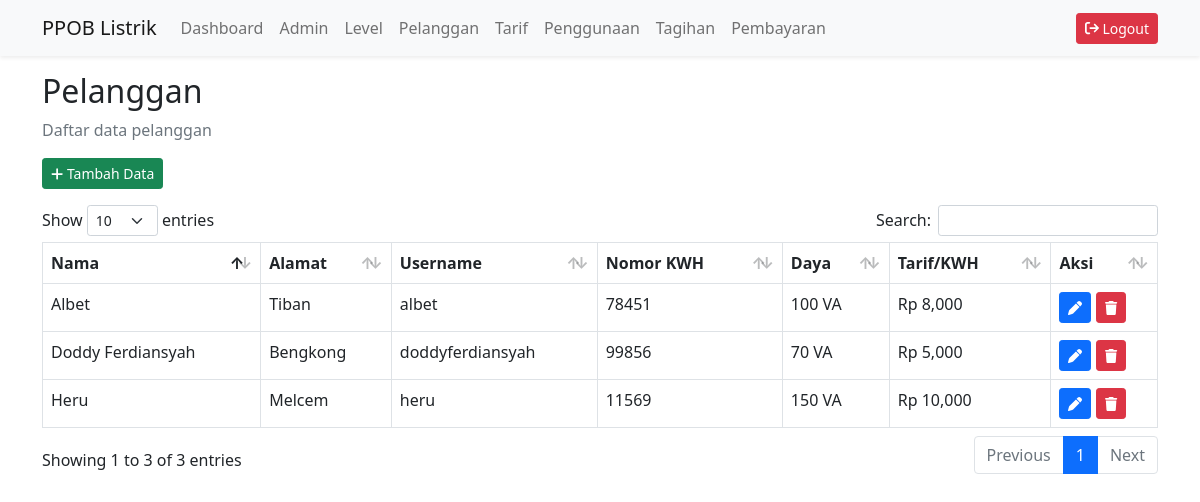
Page /pelanggan/index.php (signed in) on the committed database.
### tables this page shows
CREATE TABLE IF NOT EXISTS `pelanggan` (
  `id_pelanggan` int(11) NOT NULL AUTO_INCREMENT,
  `username` varchar(255) DEFAULT NULL,
  `password` varchar(255) DEFAULT NULL,
  `nomor_kwh` int(11) DEFAULT NULL,
  `nama_pelanggan` varchar(255) DEFAULT NULL,
  `alamat` varchar(255) DEFAULT NULL,
  `id_tarif` int(11) NOT NULL,
  PRIMARY KEY (`id_pelanggan`),
  KEY `id_tarif` (`id_tarif`),
  CONSTRAINT `pelanggan_ibfk_1` FOREIGN KEY (`id_tarif`) REFERENCES `tarif` (`id_tarif`) ON DELETE CASCADE ON UPDATE CASCADE
);

CREATE TABLE IF NOT EXISTS `tarif` (
  `id_tarif` int(11) NOT NULL AUTO_INCREMENT,
  `daya` int(11) DEFAULT NULL,
  `tarifperkwh` int(11) DEFAULT NULL,
  PRIMARY KEY (`id_tarif`)
);

### core/init.php (called while the page is built, shortened)
<?php
$model = new Model();

### core/connection.php (called while the page is built)
<?php
class Connection
{
    public function connect()
    {
        $connection = new mysqli('localhost', 'root', '', 'ppob_listrik');
        return $connection;
    }
}

### core/model.php (called while the page is built, shortened)
<?php
class Model extends Connection
{
    public function get($query)
    {
        $data = [];
        $sql = $this->connect()->query($query);
        while ($row = $sql->fetch_object()) {
            $data[] = $row;
        }
        return $data;
    }
}

### pelanggan/index.php (the view, shortened to what this page needs)
<?php
require_once '../core/init.php';
$pelanggan = $model->get("SELECT * FROM pelanggan INNER JOIN tarif ON pelanggan.id_tarif = tarif.id_tarif");
?>
<!DOCTYPE html>
<html lang="en">
<head>
    <link rel="stylesheet" href="../public/css/bootstrap.min.css">
    <link rel="stylesheet" href="../public/css/all.min.css">
    <link rel="stylesheet" href="../public/css/dataTables.bootstrap5.min.css">
</head>
<body>
    <?php
    include('../layout/navbar.php');
    ?>
    <div class="container">
        <h2>Pelanggan</h2>
        <p class="text-muted">Daftar data pelanggan</p>
        <a href="./add.php" class="btn btn-sm btn-success"><i class="fas fa-plus"></i> Tambah Data</a>
        <div class="table-responsive mt-3">
            <table class="table table-bordered" id="data-table">
                <thead>
                    <tr>
                        <th>Nama</th>
                        <th>Alamat</th>
                        <th>Username</th>
                        <th>Nomor KWH</th>
                        <th>Daya</th>
                        <th>Tarif/KWH</th>
                        <th>Aksi</th>
                    </tr>
                </thead>
                <tbody>
                    <?php foreach ($pelanggan as $pelanggan) : ?>
                        <tr>
                            <td><?= $pelanggan->nama_pelanggan; ?></td>
                            <td><?= $pelanggan->alamat; ?></td>
                            <td><?= $pelanggan->username; ?></td>
                            <td><?= $pelanggan->nomor_kwh; ?></td>
                            <td><?= $pelanggan->daya; ?> VA</td>
                            <td>Rp <?= number_format($pelanggan->tarifperkwh); ?></td>
                            <td>
                                <a href="./edit.php?id=<?= $pelanggan->id_pelanggan; ?>" class="btn btn-sm btn-primary"><i class="fas fa-pen"></i></a>
                                <a href="./delete.php?id=<?= $pelanggan->id_pelanggan; ?>" onclick="return confirm('Yakin untuk hapus data ini?')" class="btn btn-sm btn-danger"><i class="fas fa-trash"></i></a>
                            </td>
                        </tr>
                    <?php endforeach; ?>
                </tbody>
            </table>
        </div>
    </div>
</body>
</html>

### layout/navbar.php (shortened to what this page needs)
<nav class="navbar navbar-expand-lg navbar-light bg-light shadow-sm mb-3">
    <div class="container">
        <a class="navbar-brand">PPOB Listrik</a>
        <div class="collapse navbar-collapse" id="navbarNav">
            <ul class="navbar-nav">
                <li class="navbar-item">
                    <a href="../dashboard/index.php" class="nav-link">Dashboard</a>
                </li>
                <li class="navbar-item">
                    <a href="../admin/index.php" class="nav-link">Admin</a>
                </li>
                <div class="navbar-item">
                    <a href="../level/index.php" class="nav-link">Level</a>
                </div>
                <div class="navbar-item">
                    <a href="../pelanggan/index.php" class="nav-link">Pelanggan</a>
                </div>
                <div class="navbar-item">
                    <a href="../tarif/index.php" class="nav-link">Tarif</a>
                </div>
                <div class="navbar-item">
                    <a href="../penggunaan/index.php" class="nav-link">Penggunaan</a>
                </div>
                <div class="navbar-item">
                    <a href="../tagihan/index.php" class="nav-link">Tagihan</a>
                </div>
                <div class="navbar-item">
                    <a href="../pembayaran/index.php" class="nav-link">Pembayaran</a>
                </div>
            </ul>
            <a href="../logout.php" class="btn btn-sm btn-danger ms-auto"><i class="fas fa-arrow-right-from-bracket"></i> Logout</a>
        </div>
    </div>
</nav>

### rows in the picture
pelanggan: nama_pelanggan "Doddy Ferdiansyah", alamat "Bengkong", username "doddyferdiansyah", nomor_kwh "99856", id_tarif.daya "70", id_tarif.tarifperkwh "5,000"
pelanggan: nama_pelanggan "Albet", alamat "Tiban", username "albet", nomor_kwh "78451", id_tarif.daya "100", id_tarif.tarifperkwh "8,000"
pelanggan: nama_pelanggan "Heru", alamat "Melcem", username "heru", nomor_kwh "11569", id_tarif.daya "150", id_tarif.tarifperkwh "10,000"
